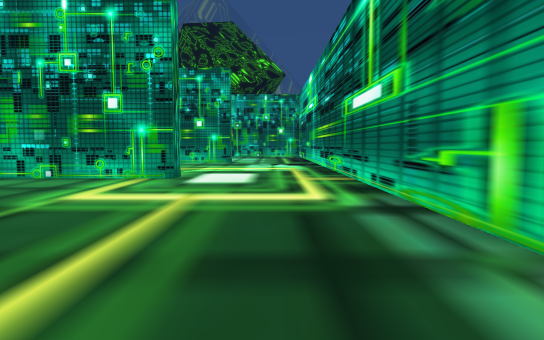
View 1 (above)

16 first-person views from a walk through a Unity game level. The camera is 1.4 m above the floor, tilts 4° down and sees 75° across. The floor is counted in squares, 2 m on a side. Each view is taken from the middle of a square. On the plan, view 1 faces up. The plan holds only what a view shows up to about 11 squares ahead; the rest is blank. The place goes on beyond the plan. Some surface patterns are stand-ins.

View 2
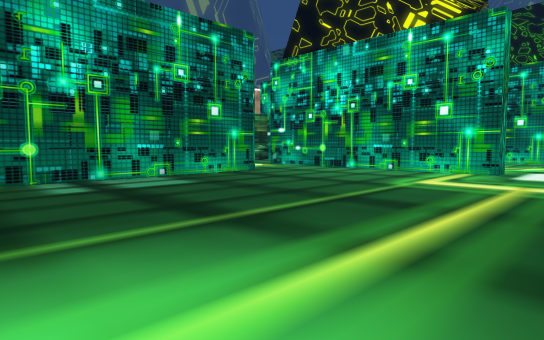

View 3
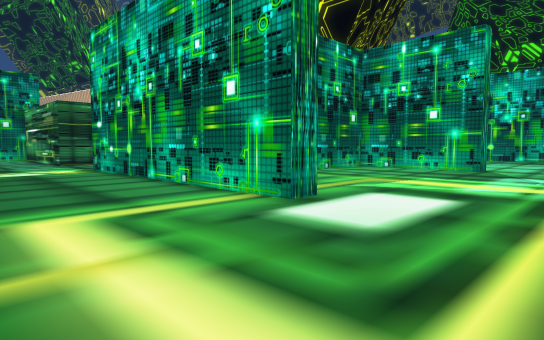

View 4
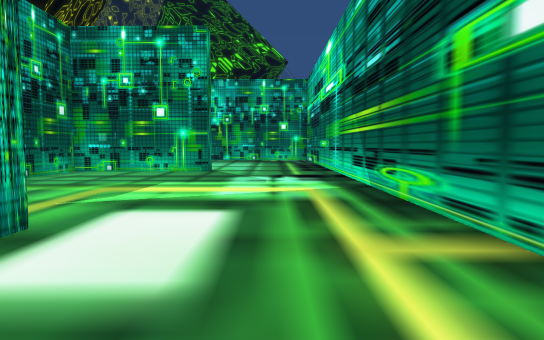

View 5
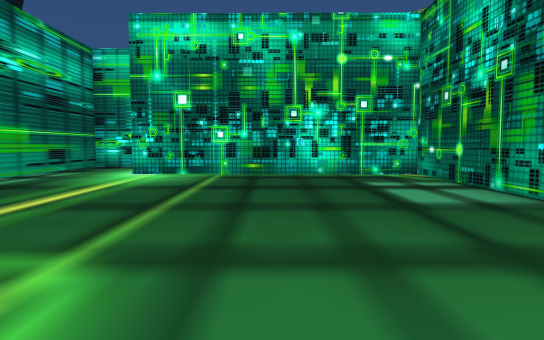

View 6
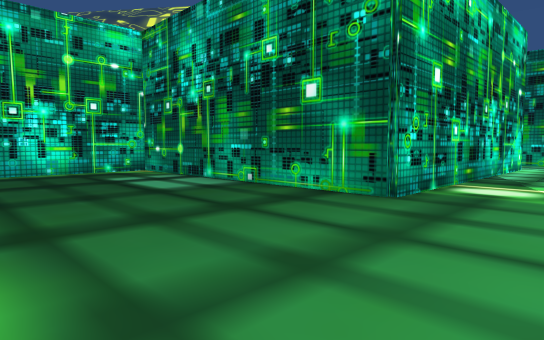

View 7
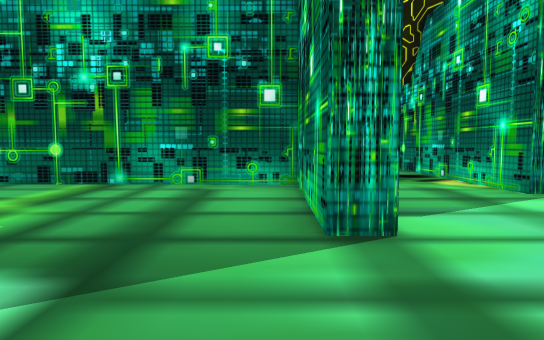

View 8
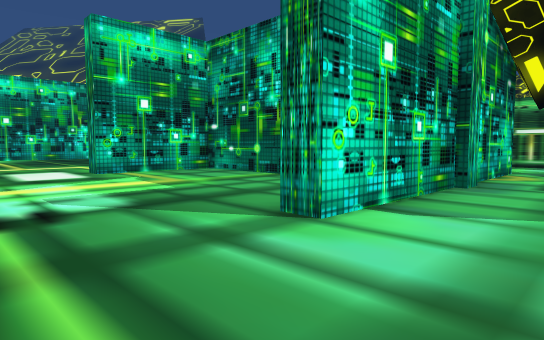

View 9
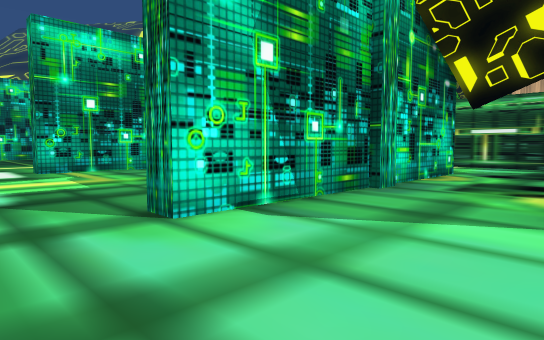

View 10
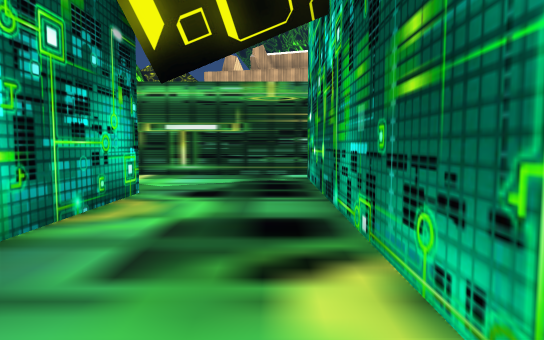

View 11
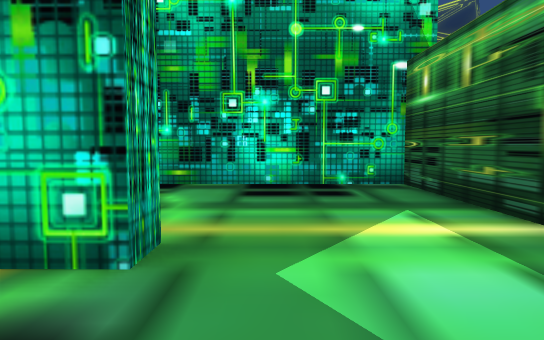

View 12
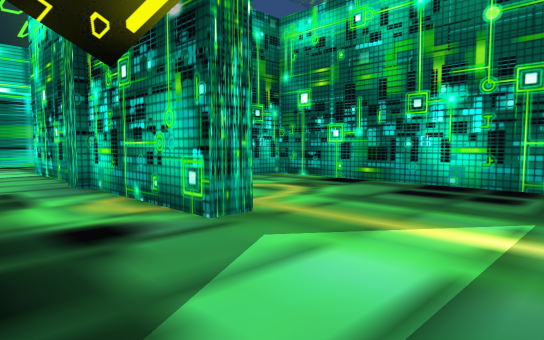

View 13
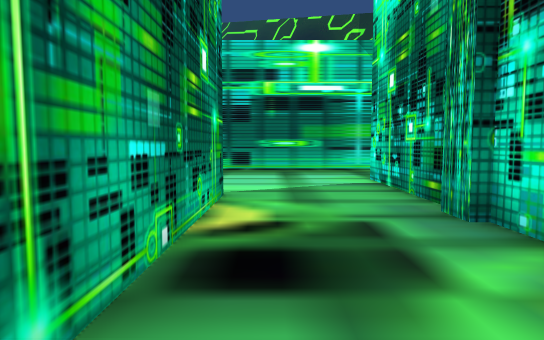

View 14
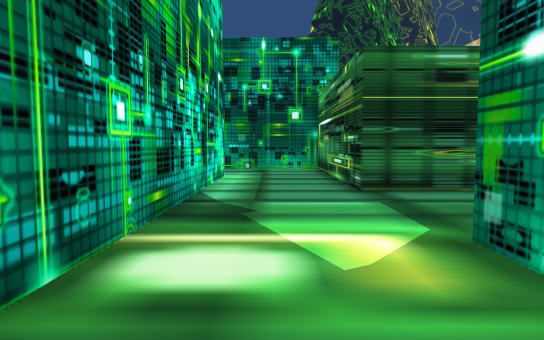

View 15
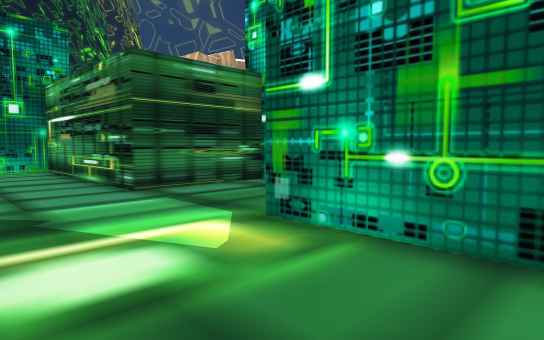

View 16
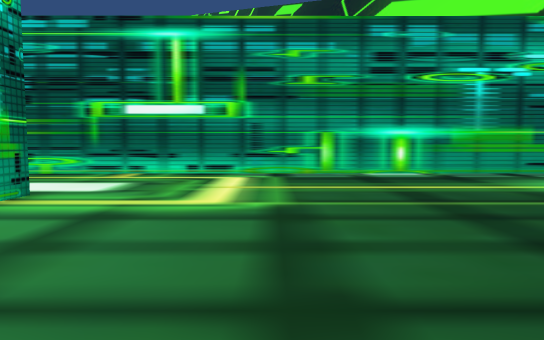

### Floor plan
Points are (right, up) in squares from view 1. A wall is a line through its corners. A room is listed if a view was taken in it or the views show most of it. See-through windows are left out.
Room 1 (views 1, 2, 3, 4, 5, 6, 7, 8, 9, 10, 13, 14, 15, 16)
walls: (-9.5, 4.8) (-7.5, 4.8) (-7.5, -2.5) (-0.5, -2.6); (-5.4, 15) (-1.7, 15) (-1.7, 14.4) (-5.3, 14.5) (-5.3, 8) (-2.1, 8) (-2.1, 7.4) (-9.6, 7.5); (-5.9, 15.2) (-5.2, 15.2); (-9.2, 15) (-5.8, 15); (1.8, -2.6) (1.7, 18.5); (-4, 17.7) (-9.6, 17.8)
ways out: opening at (-9, 16.5) to room 2; opening at (-8.5, 6.5) to room 3; opening at (0.5, -3)
Room 2 (views 11, 12)
walls: (-9.2, 14.5) (-9.2, 15); (-9.6, 17.8) (-11.5, 17.8); (-12.4, 17.9) (-12.4, 10.6) (-5.8, 10.6) (-5.8, 11.5)
ways out: opening at (-9, 16.5) to room 1
Room 3 (no view inside)
walls: (-12.4, 10.1) (-12.4, 7.5) (-17.4, 7.5) (-17.4, 5.6); (-15.1, 4.9) (-9.5, 4.8)
ways out: opening at (-8.5, 6.5) to room 1; opening at (-16.5, 5)

Positions as (right, up) in squares from view 1, and headings:
1: (0, 0), facing up
2: (0, -2), facing up-left
3: (1, 4), facing up-left
4: (0, 5), facing up
5: (-4, 6), facing down
6: (-3, 7), facing down-left
7: (1, 14), facing left
8: (1, 17), facing down-left
9: (0, 18), facing down-left
10: (-4, 17), facing left
11: (-10, 17), facing down
12: (-12, 17), facing down-right
13: (-9, 17), facing right
14: (-7, 6), facing left
15: (-7, 5), facing up-left
16: (-7, 4), facing right
